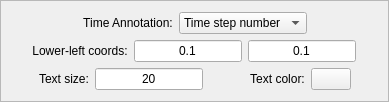
      <widget class="QFrame" name="frame4">
       <property name="whatsThis">
        <string>Each frame of an animation can be identified with either the time step number or (with WRF data) the date/time stamp of the data in the image.</string>
       </property>
       <property name="frameShape">
        <enum>QFrame::StyledPanel</enum>
       </property>
       <property name="frameShadow">
        <enum>QFrame::Raised</enum>
       </property>
       <layout class="QHBoxLayout">
        <item>
         <layout class="QVBoxLayout">
          <item>
           <layout class="QHBoxLayout">
            <item>
             <spacer name="spacer44">
              <property name="orientation">
               <enum>Qt::Horizontal</enum>
              </property>
              <property name="sizeType">
               <enum>QSizePolicy::Expanding</enum>
              </property>
              <property name="sizeHint" stdset="0">
               <size>
                <width>21</width>
                <height>20</height>
               </size>
              </property>
             </spacer>
            </item>
            <item>
             <widget class="QLabel" name="textLabel1_5">
              <property name="text">
               <string>Time Annotation:</string>
              </property>
              <property name="alignment">
               <set>Qt::AlignCenter</set>
              </property>
              <property name="wordWrap">
               <bool>false</bool>
              </property>
             </widget>
            </item>
            <item>
             <widget class="QComboBox" name="timeCombo">
              <property name="toolTip">
               <string>specify time annotation type</string>
              </property>
              <property name="currentIndex">
               <number>1</number>
              </property>
              <property name="maxCount">
               <number>3</number>
              </property>
              <item>
               <property name="text">
                <string>No annotation</string>
               </property>
              </item>
              <item>
               <property name="text">
                <string>Time step number</string>
               </property>
              </item>
              <item>
               <property name="text">
                <string>Date/time stamp</string>
               </property>
              </item>
             </widget>
            </item>
            <item>
             <spacer name="spacer43">
              <property name="orientation">
               <enum>Qt::Horizontal</enum>
              </property>
              <property name="sizeType">
               <enum>QSizePolicy::Expanding</enum>
              </property>
              <property name="sizeHint" stdset="0">
               <size>
                <width>41</width>
                <height>20</height>
               </size>
              </property>
             </spacer>
            </item>
           </layout>
          </item>
          <item>
           <layout class="QHBoxLayout">
            <item>
             <spacer name="spacer45">
              <property name="orientation">
               <enum>Qt::Horizontal</enum>
              </property>
              <property name="sizeType">
               <enum>QSizePolicy::Expanding</enum>
              </property>
              <property name="sizeHint" stdset="0">
               <size>
                <width>20</width>
                <height>20</height>
               </size>
              </property>
             </spacer>
            </item>
            <item>
             <widget class="QLabel" name="textLabel2_8">
              <property name="toolTip">
               <string>Specify lower-left coordinate of time annotation relative to visualizer size</string>
              </property>
              <property name="text">
               <string>Lower-left coords:</string>
              </property>
              <property name="alignment">
               <set>Qt::AlignCenter</set>
              </property>
              <property name="wordWrap">
               <bool>false</bool>
              </property>
             </widget>
            </item>
            <item>
             <widget class="QLineEdit" name="timeLLXEdit">
              <property name="toolTip">
               <string>Specify lower-left coordinate of time annotation relative to visualizer size</string>
              </property>
              <property name="text">
               <string>0.1</string>
              </property>
              <property name="alignment">
               <set>Qt::AlignHCenter</set>
              </property>
             </widget>
            </item>
            <item>
             <widget class="QLineEdit" name="timeLLYEdit">
              <property name="toolTip">
               <string>Specify lower-left coordinate of time annotation relative to visualizer size</string>
              </property>
              <property name="text">
               <string>0.1</string>
              </property>
              <property name="alignment">
               <set>Qt::AlignHCenter</set>
              </property>
             </widget>
            </item>
            <item>
             <spacer name="spacer46">
              <property name="orientation">
               <enum>Qt::Horizontal</enum>
              </property>
              <property name="sizeType">
               <enum>QSizePolicy::Expanding</enum>
              </property>
              <property name="sizeHint" stdset="0">
               <size>
                <width>21</width>
                <height>20</height>
               </size>
              </property>
             </spacer>
            </item>
           </layout>
          </item>
          <item>
           <layout class="QHBoxLayout">
            <item>
             <spacer name="spacer47">
              <property name="orientation">
               <enum>Qt::Horizontal</enum>
              </property>
              <property name="sizeType">
               <enum>QSizePolicy::Expanding</enum>
              </property>
              <property name="sizeHint" stdset="0">
               <size>
                <width>20</width>
                <height>20</height>
               </size>
              </property>
             </spacer>
            </item>
            <item>
             <widget class="QLabel" name="textLabel2_7_2_5">
              <property name="text">
               <string>Text size:</string>
              </property>
              <property name="alignment">
               <set>Qt::AlignCenter</set>
              </property>
              <property name="wordWrap">
               <bool>false</bool>
              </property>
             </widget>
            </item>
            <item>
             <widget class="QLineEdit" name="timeSizeEdit">
              <property name="toolTip">
               <string>Point size of time annotation</string>
              </property>
              <property name="text">
               <string>20</string>
              </property>
              <property name="alignment">
               <set>Qt::AlignHCenter</set>
              </property>
             </widget>
            </item>
            <item>
             <spacer name="spacer49">
              <property name="orientation">
               <enum>Qt::Horizontal</enum>
              </property>
              <property name="sizeType">
               <enum>QSizePolicy::Expanding</enum>
              </property>
              <property name="sizeHint" stdset="0">
               <size>
                <width>41</width>
                <height>20</height>
               </size>
              </property>
             </spacer>
            </item>
            <item>
             <widget class="QLabel" name="textLabel2_7_3">
              <property name="text">
               <string>Text color:</string>
              </property>
              <property name="alignment">
               <set>Qt::AlignCenter</set>
              </property>
              <property name="wordWrap">
               <bool>false</bool>
              </property>
             </widget>
            </item>
            <item>
             <widget class="QPushButton" name="timeColorButton">
              <property name="toolTip">
               <string>click to specify color of time annotation</string>
              </property>
              <property name="text">
               <string/>
              </property>
              <property name="autoDefault">
               <bool>false</bool>
              </property>
             </widget>
            </item>
            <item>
             <spacer name="spacer48">
              <property name="orientation">
               <enum>Qt::Horizontal</enum>
              </property>
              <property name="sizeType">
               <enum>QSizePolicy::Expanding</enum>
              </property>
              <property name="sizeHint" stdset="0">
               <size>
                <width>20</width>
                <height>20</height>
               </size>
              </property>
             </spacer>
            </item>
           </layout>
          </item>
         </layout>
        </item>
       </layout>
      </widget>
